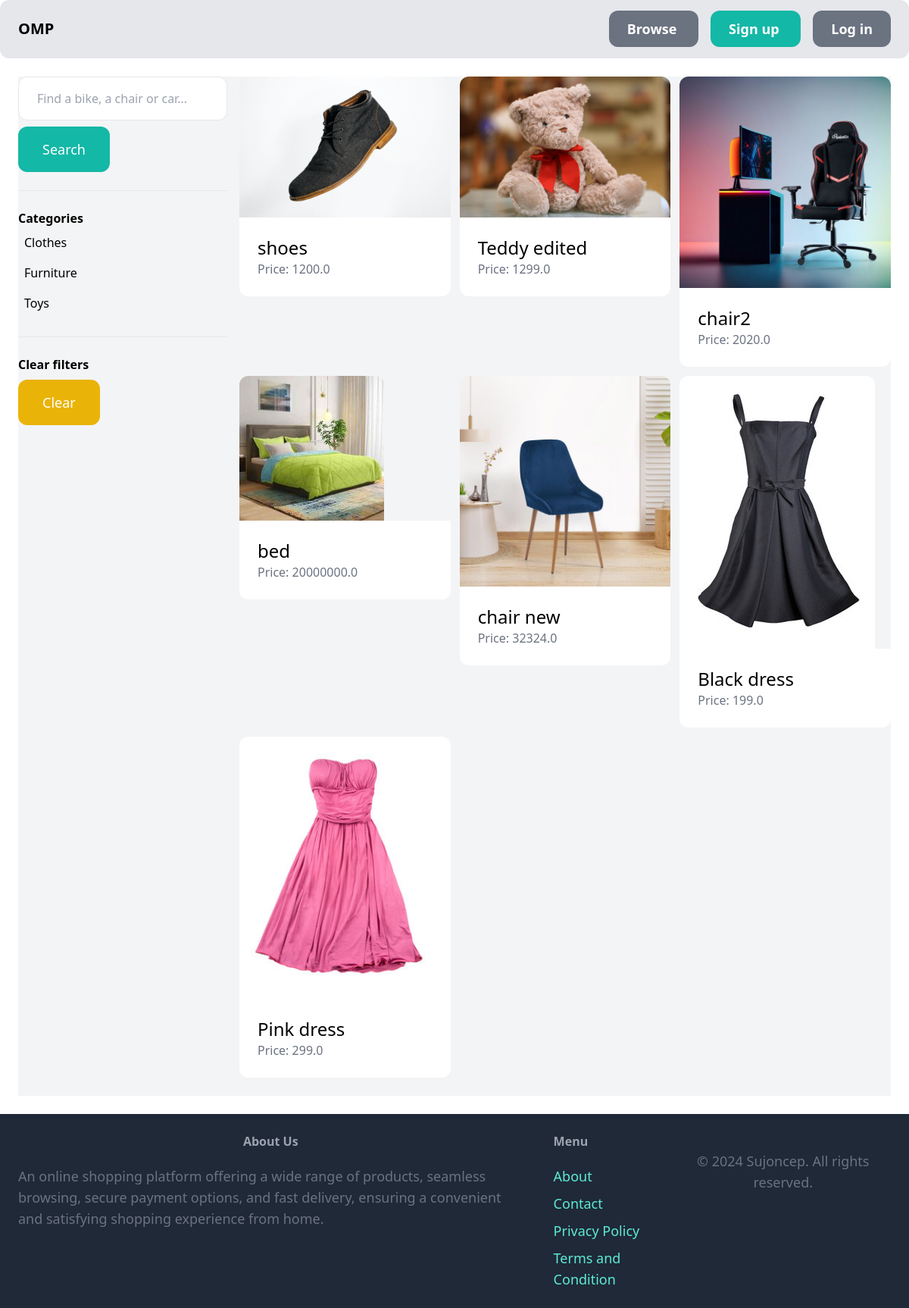
The app's page /items/ with its own data.
### item/models.py (models this page shows, shortened)
class Category(models.Model):
    name = models.CharField(max_length=255)
    class Meta:
        ordering = ('name',)
        verbose_name_plural = 'Categories'

class Item(models.Model):
    category = models.ForeignKey(
        Category, related_name='items', on_delete=models.CASCADE)
    name = models.CharField(max_length=255)
    description = models.TextField(blank=True, null=True)
    price = models.FloatField()
    image = models.ImageField(upload_to='item_images', blank=True, null=True)
    is_sold = models.BooleanField(default=False)
    created_by = models.ForeignKey(
        User, related_name='items', on_delete=models.CASCADE)
    created_at = models.DateField(auto_now_add=True)

### item/views.py (the view)
# urls.py: path('', views.items, name='items'),
def items(request):
    query = request.GET.get('query', '')
    category_id = request.GET.get('category', 0)
    categories = Category.objects.all()
    items = Item.objects.filter(is_sold=False)
    if category_id:
        items = items.filter(category_id=category_id)
    if query:
        items = items.filter(Q(name__icontains=query) | Q(description__icontains=query))
    return render(request, 'item/items.html', {
        'items': items,
        'query': query,
        'categories': categories,
        'category_id': int(category_id)
    })

### item/templates/item/items.html (shortened to what this page needs)
{% extends 'market/base.html' %}
{% block content %}
    <div class="pb-6 grid grid-cols-4 gap-4 bg-gray-100">
        <div class="col-span-1">
            <form method="get" action="{% url 'item:items' %}">
                <input name="query" class="w-full py-4 px-6 border rounded-xl" type="text" value="{{ query }}" placeholder="Find a bike, a chair or car...">
                <button class="mt-2 py-4 px-8 text-lg bg-teal-500 text-white rounded-xl">Search</button>
            </form>
            <hr class="my-6">
            <p class="font-semibold">Categories</p>
            <ul>
                {% for category in categories %}
                    <li class="py-2 px-2 rounded-xl{% if category.id == category_id %} bg-gray-200{% endif %}">
                        <a href="{% url 'item:items' %}?query={{ query }}&category={{ category.id }}">{{ category.name }}</a>
                    </li>
                {% endfor %}
            </ul>
            <hr class="my-6">
            <p class="font-semibold">Clear filters</p>
            <ul>
                <li><a href="{% url 'item:items' %}" class="mt-2 py-4 px-8 inline-block bg-yellow-500 text-lg rounded-xl text-white">Clear</a>
        </div>
        <div class="col-span-3">
            <div class="grid grid-cols-3 gap-3">
                {% for item in items %}
                    <div>
                        <a href="{% url 'item:detail' item.id %}">
                            <div>
                                <img src="{{ item.image.url }}" class="rounded-t-xl">
                            </div>
                            <div class="p-6 bg-white rounded-b-xl">
                                <h2 class="text-2xl">{{ item.name }}</h2>
                                <p class="text-gray-500">Price: {{ item.price }}</p>
                            </div>
                        </a>
                    </div>
                {% endfor %}
            </div>
        </div>
    </div>
{% endblock %}

### records on screen
Category: name "Clothes"
Category: name "Furniture"
Category: name "Toys"
Item: image (picture), name "shoes", price "1200.0"
Item: image (picture), name "Teddy edited", price "1299.0"
Item: image (picture), name "chair2", price "2020.0"
Item: image (picture), name "bed", price "20000000.0"
Item: image (picture), name "chair new", price "32324.0"
Item: image (picture), name "Black dress", price "199.0"
Item: image (picture), name "Pink dress", price "299.0"
